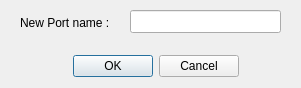
<?xml version="1.0" encoding="UTF-8"?>
<ui version="4.0">
 <class>Dialog</class>
 <widget class="QDialog" name="Dialog">
  <property name="geometry">
   <rect>
    <x>0</x>
    <y>0</y>
    <width>301</width>
    <height>88</height>
   </rect>
  </property>
  <property name="windowTitle">
   <string>Add new Port...</string>
  </property>
  <widget class="QDialogButtonBox" name="buttonBox">
   <property name="geometry">
    <rect>
     <x>70</x>
     <y>50</y>
     <width>171</width>
     <height>32</height>
    </rect>
   </property>
   <property name="orientation">
    <enum>Qt::Horizontal</enum>
   </property>
   <property name="standardButtons">
    <set>QDialogButtonBox::Cancel|QDialogButtonBox::Ok</set>
   </property>
   <property name="centerButtons">
    <bool>true</bool>
   </property>
  </widget>
  <widget class="QLineEdit" name="name">
   <property name="geometry">
    <rect>
     <x>130</x>
     <y>10</y>
     <width>151</width>
     <height>23</height>
    </rect>
   </property>
  </widget>
  <widget class="QLabel" name="label">
   <property name="geometry">
    <rect>
     <x>20</x>
     <y>15</y>
     <width>111</width>
     <height>16</height>
    </rect>
   </property>
   <property name="text">
    <string>New Port name :</string>
   </property>
  </widget>
 </widget>
 <resources/>
 <connections>
  <connection>
   <sender>buttonBox</sender>
   <signal>accepted()</signal>
   <receiver>Dialog</receiver>
   <slot>accept()</slot>
   <hints>
    <hint type="sourcelabel">
     <x>248</x>
     <y>254</y>
    </hint>
    <hint type="destinationlabel">
     <x>157</x>
     <y>274</y>
    </hint>
   </hints>
  </connection>
  <connection>
   <sender>buttonBox</sender>
   <signal>rejected()</signal>
   <receiver>Dialog</receiver>
   <slot>reject()</slot>
   <hints>
    <hint type="sourcelabel">
     <x>316</x>
     <y>260</y>
    </hint>
    <hint type="destinationlabel">
     <x>286</x>
     <y>274</y>
    </hint>
   </hints>
  </connection>
 </connections>
</ui>
